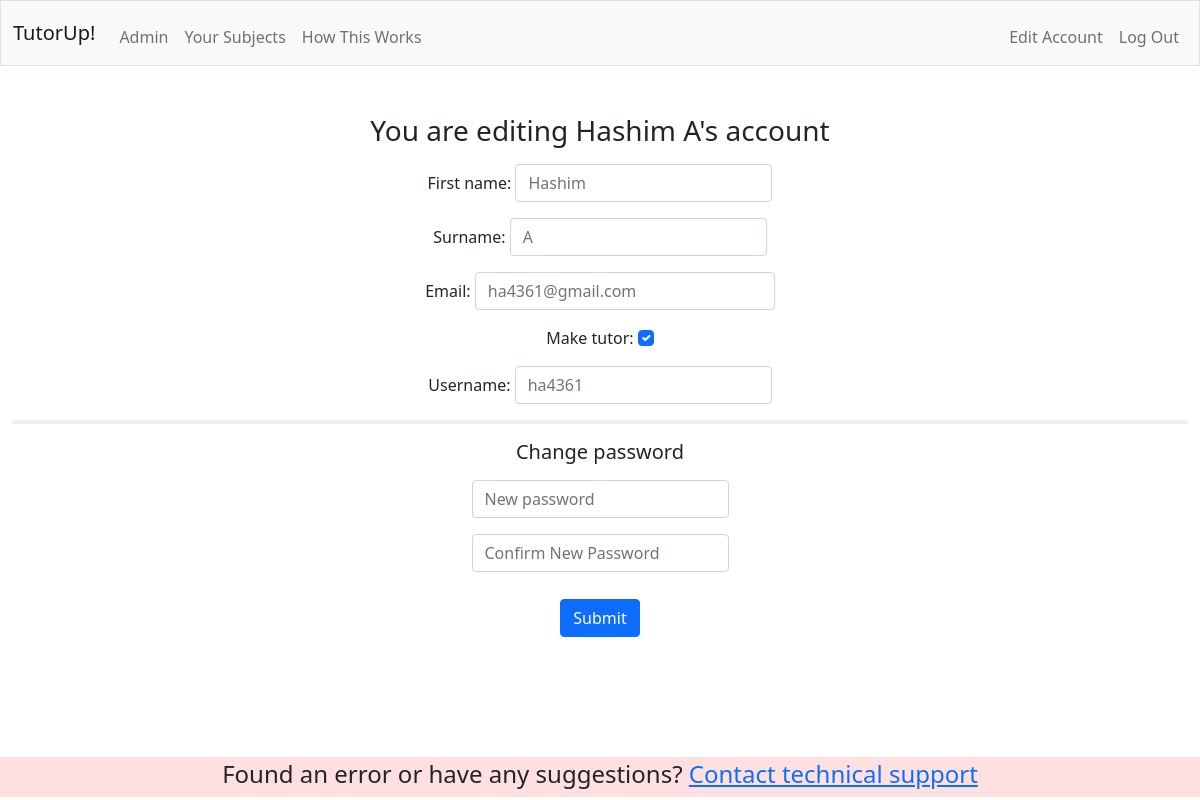
/edit?id=1 (signed in), run on the app's committed database.
### tables this page shows
CREATE TABLE 'users' ('id' INTEGER PRIMARY KEY AUTOINCREMENT NOT NULL, 'username' TEXT NOT NULL, 'hash'  TEXT NOT NULL  , 'email'  TEXT NOT NULL  , 'sname'  TEXT NOT NULL  , 'fname'  TEXT NOT NULL  , 'isTutor' BOOLEAN NOT NULL DEFAULT 'FALSE', 'isAdmin'  BOOLEAN NOT NULL DEFAULT (FALSE)  );

### app.py (the view, shortened to what this page needs)
@app.route("/edit", methods=["POST", "GET"])
@login_required
def edit():
    if request.method == "GET":
        id = request.args.get("id", type=int)
        if (not session["isAdmin"]) and id != session["user_id"]:
            return apology("Page not available for your account type")
        details = db.execute("SELECT * FROM users WHERE id = ?", id)[0]
        return render_template("edit_account.html", details=details)

### app.py (called while the page is built)
@app.after_request
def after_request(response):
    response.headers["Cache-Control"] = "no-cache, no-store, must-revalidate"
    response.headers["Expires"] = 0
    response.headers["Pragma"] = "no-cache"
    return response

### helpers.py (called while the page is built)
def login_required(f):
    @wraps(f)
    def decorated_function(*args, **kwargs):
        if session.get("user_id") is None:
            return redirect("/login")
        return f(*args, **kwargs)
    return decorated_function

### templates/edit_account.html (shortened to what this page needs)
{% extends "layout.html" %}
{% block main %}
    {% if details["id"] != session["user_id"] or session["isAdmin"] %}
        <h2 class="h3 mb-3">You are editing {{ details["fname"] }} {{ details["sname"] }}'s account</h2>
        <form action="/edit" method="post">
            <div class="form-group mb-3">
                <label>First name:</label>
                <input style="display:inline-block" autocomplete="off" autofocus class="form-control mx-auto w-auto" id="fname" name="fname" placeholder="{{ details['fname'] }}" type="text">
            </div>
            <div class="form-group mb-3" >
                <label>Surname:</label>
                <input style="display:inline-block" autocomplete="off" autofocus class="form-control mx-auto w-auto" id="sname" name="sname" placeholder="{{ details['sname'] }}" type="text">
            </div>
            <div class="form-group mb-3">
                <label>Email:</label>
                <input autocomplete="off" style="display:inline-block; width:300px" autofocus class="form-control mx-auto" id="email" name="email" placeholder="{{ details['email'] }}" type="email">
            </div>
            <div class="form-group mb-3 mx-auto">
                <label class="form-check-label">Make tutor: </label>
                {% if details["isTutor"] %}
                    <input class="form-check-input" type="checkbox" name="makeTutor" id="makeTutor" checked>
                {% else %}
                    <input class="form-check-input" type="checkbox" name="makeTutor" id="makeTutor" unchecked>
                {% endif %}
              </div>
    {% endif %}
        <div class="form-group mb-3">
            <label >Username:</label>
            <input style="display:inline-block" autocomplete="off" autofocus class="form-control mx-auto w-auto" id="username" name="username" placeholder="{{ details['username'] }}" type="text">
        </div>
        <hr class="border border-2 opacity-50">
        <h5 class="h5 mb-3">Change password</h5>
        <div class="mb-3">
            <input class="form-control mx-auto w-auto" id="password" name="password" placeholder="New password" type="password">
        </div>
        <div class="mb-3">
            <input class="form-control mx-auto w-auto" style="margin-bottom:1.7rem" id="password" name="confirm" placeholder="Confirm New Password" type="password">
        </div>
        <button class="btn btn-primary" type="submit">Submit</button>
    </form>
{% endblock %}

### data on the page
users: fname "Hashim", sname "A", email "ha4361@gmail.com", username "ha4361"
